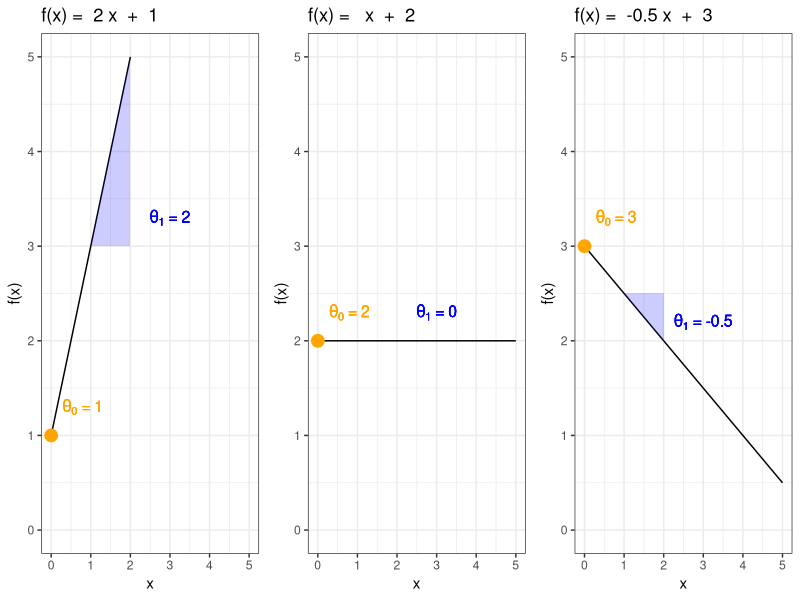
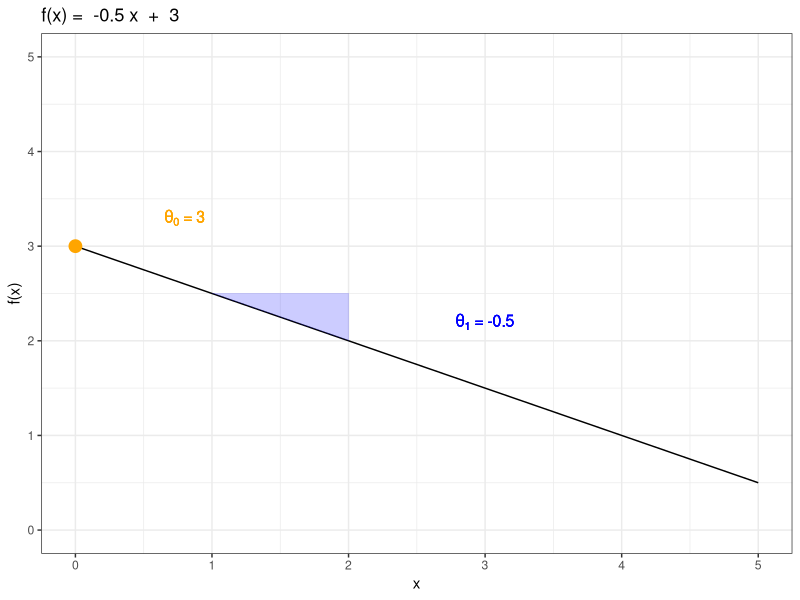

R code for these plots, in order:
# PREREQ -----------------------------------------------------------------------

library(knitr)
library(ggplot2)
library(tidyverse)
library(data.table)
library(gridExtra)

options(digits = 3, 
        width = 65, 
        str = strOptions(strict.width = "cut", vec.len = 3))

# HELPERS ----------------------------------------------------------------------

make_line = function(x, a, b) a * x + b

make_line_plot = function(intercept, slope)  {
  
  # Base
  
  p = ggplot(data.frame(x = c(0, 5)), aes(x)) +
    theme_bw()
  
  # Line
  
  p = p + stat_function(
    fun = make_line, 
    args = list(a = slope, b = intercept))
  
  # Marker for intercept
  
  p = p + geom_point(
    data = data.frame(x = 0, y = intercept), 
    aes(x = x, y = y),
    color = "orange",
    size = 4)
  
  p = p + annotate(
    "text",
    x = 0.8,
    y = intercept + 0.3,
    label = expr(paste(theta[0], " = ", !!intercept)),
    size = 4,
    color = "orange")
  
  # Marker for slope
  
  triangle = data.table(
    group = c(1, 1, 1), 
    x = c(1, 2, 2), 
    y = c(intercept + slope, intercept + slope, intercept + 2 * slope)
    )
  
  p = p + geom_polygon(
    triangle, 
    mapping = aes(x = x, y = y, group = group),
    fill = "blue",
    alpha = 0.2)
  
  p = p + annotate(
    "text",
    x = 3,
    y = ifelse(slope < 0, intercept + slope - 0.3, intercept + slope + 0.3),
    label = expr(paste(theta[1], " = ", !!slope)),
    size = 4,
    color = "blue"
  )
  
  # Labs

  p = p + labs(
    title = paste(
      "f(x) = ",
      ifelse(slope == 0, "", slope), 
      "x", 
      " + ", 
      ifelse(intercept == 0, "", intercept)
    ),
    y = "f(x)"
  )
  
  p = p + ylim(0, 5)
  p

}

# PLOT -------------------------------------------------------------------------

pdf("../figure/hs-lin-functions.pdf", width = 8, height = 4)

p_1 = make_line_plot(1, 2)
p_2 = make_line_plot(2, 0)
p_3 = make_line_plot(3, -0.5)
grid.arrange(p_1, p_2, p_3, ncol = 3)

ggsave("../figure/hs-lin-functions.pdf", width = 8, height = 4)
dev.off()
